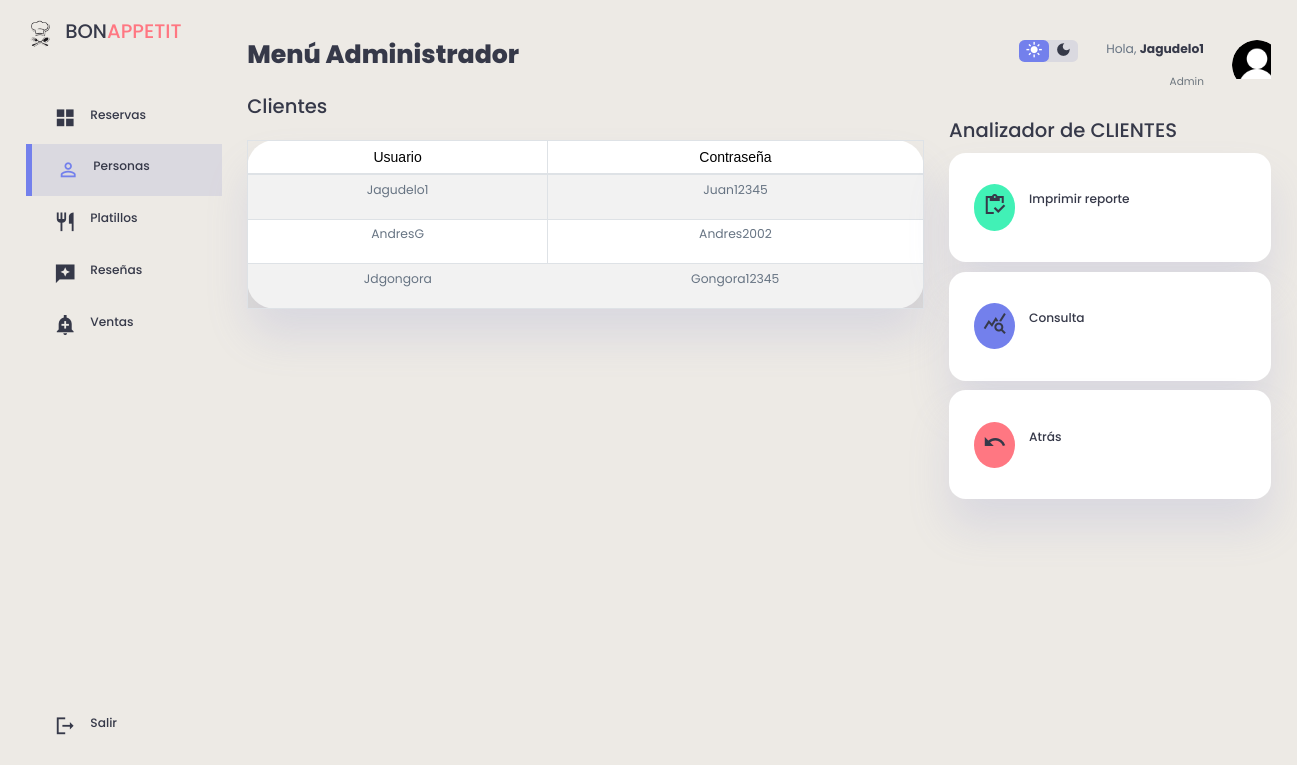
/clientes/usuarios.php (signed in), run on the app's committed database.
### tables this page shows
CREATE TABLE `clientes` (
  `id_cliente` int(11) NOT NULL,
  `Documento` int(11) NOT NULL,
  `Nombres` varchar(100) DEFAULT NULL,
  `Apellidos` varchar(100) DEFAULT NULL,
  `Correo_Electronico` varchar(300) DEFAULT NULL,
  `Celular` varchar(11) NOT NULL,
  `Fecha` date DEFAULT NULL,
  `Usuario` varchar(100) DEFAULT NULL,
  `Contrasena` varchar(400) DEFAULT NULL,
  `Foto` mediumblob DEFAULT NULL,
  `id_rol` int(11) NOT NULL DEFAULT 2
);

### clientes/usuarios.php (the view, shortened to what this page needs)
<?php
    include("../db/conexion.php");
    $datos= "SELECT * FROM clientes";
?>
<!DOCTYPE html>
<html lang="en">
<head>
    <link rel="stylesheet" href="https://cdnjs.cloudflare.com/ajax/libs/twitter-bootstrap/4.1.3/css/bootstrap.css">
    <link rel="stylesheet" href="https://cdn.datatables.net/1.10.20/css/dataTables.bootstrap4.min.css">
    <link href="https://cdnjs.cloudflare.com/ajax/libs/font-awesome/5.13.0/css/all.min.css" rel="stylesheet">
    <link rel="stylesheet"a href="../clientes/stylec.css">
</head>
<body>
<div class="content">
<div class="container1">
    <aside>
        <div class="top1">
            <div class="logo">
                <img src="./imag/icon.png">
                <h2>BON<span class="danger">APPETIT</span></h2>
            </div>
        </div>
        <div class="sidebar">
            <a href="../admin/admin.php">
                    <span class="material-icons-sharp">grid_view</span>
                    <h3>Reservas</h3>
            </a>
            <a href="../clientes/clientes.php"  class="active">
                <span class="material-icons-sharp">person_outline</span>
                <h3>Personas</h3>
            </a>
            <a href="../platillos/platillos.php">
                    <span class="material-icons-sharp">restaurant</span>
                    <h3>Platillos</h3>
               </a>
            <a href="../resenas/resenas.php">
                <span class="material-icons-sharp">reviews</span>
                <h3>Reseñas</h3>
            </a>
            <a href="../ventas/ventas.php">
                    <span class="material-icons-sharp">add_alert</span>
                    <h3>Ventas</h3>
                </a>
            <a href="../view/cerrar_sesion.php">
                <span class="material-icons-sharp">logout</span>
                <h3>Salir</h3>
            </a>
        </div>
    </aside>
    <main>
    <h1>Menú Administrador</h1>
        <br>
        <div class="recent-orders">
            <h2>Clientes</h2>
            <table id="tablax" border="0" cellspacing="5" cellpadding="5" class="table table-striped table-bordered" style="width:100%">
            <div class="container2" style="margin-top: 10px;padding: 5px">
                <thead>
                            <tr>
                                <td> <font face="Arial">Usuario</font> </td>
                                <td> <font face="Arial">Contraseña</font> </td>
                            </tr>
                            </thead>
            </div>
                <tbody>
                            <?php foreach ($conexion -> query($datos) as $row) {
                        ?>
                                <tr>
                                    <td><p><?php echo $row['Usuario'] ?></p></td>
                                    <td><p><?php echo $row['Contrasena'] ?></p></td>
                                </tr>
                        <?php
                        }
                    ?>
                </tbody>
        </table>
        </div>
    </main>
    <div class="right">
        <div class="top">
            <div class="theme-toggler">
                <span class="material-icons-sharp active">light_mode</span>
                <span class="material-icons-sharp">dark_mode</span>
            </div>
            <div class="profile">
                <div class="info">
                <p>Hola, <b><?php echo $_SESSION['usuario']; ?></b></p>
                    <small class="text-muted">Admin</small>
                </div>
                <div class="profile-photo">
                    <img src="./imag/user.png">
                </div>
            </div>
        </div>
        <div class="sales-analytics">
            <h2>Analizador de CLIENTES</h2>
            <div class="item customers">
                <div class="icon">
                    <a href="../reportesusu/index.php"> <span class="material-icons-sharp">inventory</span> </a>
                </div>
                <div class="right">
                    <div class="info">
                        <h3>Imprimir reporte</h3>
                    </div>
                </div>
            </div>
            <div class="item online">
                <div class="icon">
                    <a href="#"><span class="material-icons-sharp">query_stats</span></a>
                </div>
                <div class="right">
                    <div class="info">
                        <h3>Consulta</h3>
                    </div>
                </div>
            </div>
            <div class="item offline">
                <div class="icon">
                    <a href="../clientes/clientes.php"><span class="material-icons-sharp">undo</span></a>
                </div>
                <div class="right">
                    <div class="info">
                        <h3>Atrás</h3>
                    </div>
                </div>
            </div>
        </div>
    </div>
</div>
</div>
</body>
</html>

### clientes/stylec.css (style rules this page uses)
:root { --color-primary:#7380ec; --color-danger:#ff7782; --color-success:#41f1b6; --color-warning:#ffbb55; --color-white:#fff; --color-info-dark:#000000; --color-info-light: #dce1eb; --color-dark:#363949; --color-light:rgba(132,139,200,0.18); --color-primary-variant:#111e88; --color-dark-variant:#677483; --color-background:linear-gradient(to bottom, #EDEAE5, #EDEAE5); --color-tablas:#fff; --card-border-radius:2rem; --border-radius-1:0.4rem; --border-radius-2:0.8rem; --border-radius-3:1.2rem; --card-padding:1.8rem; --padding-1:1.2rem; --box-shadow: 0 2rem 3rem var(--color-light); }
* { margin:0; padding:0; outline:0; appearance:none; border:0; text-decoration:none; list-style:none; box-sizing:border-box; }
html { font-size:14px; }
body { width: 100vw; height: 107vh; font-family: poppins, sans-serif; font-size:0.88rem; background: var(--color-background); user-select: none; overflow-x: hidden; color: var(--color-dark); margin-top: 20px; }
.container1 { display: grid; width: 96%; margin: 0 auto; gap: 1.8rem; grid-template-columns: 14rem auto 23rem; }
a { color: var(--color-dark); }
th,td { padding: 0.4rem !important; }
img { width: 50px; height: 50px; border-radius: 50px; }
h1 { font-weight:800; font-size:1.8rem; }
h2 { font-size:1.4rem; }
h3 { font-size:0.87rem; color: var(--color-dark); }
small { font-size: 0.75rem; }
.profile-photo { width: 2.8rem; height: 2.8rem; overflow: hidden; }
.text-muted { color: var(--color-info-dark); }
p { color: var(--color-dark-variant); }
b { color: var(--color-dark); }
.danger { color: var(--color-danger); }
aside { height: 100vh; }
aside .logo { display: flex; gap: 0.8rem; }
aside .logo img { width: 2rem; height: 2rem; }
font { color: var(--color-info-dark); font-size: 1rem; margin-top: 10px; }
aside .sidebar { display: flex; flex-direction: column; height: 86vh; position: relative; top: 3rem; }
aside h3 { font-weight: 500; }
aside .sidebar a { display: flex; color: var(--color-info-dark); margin-left: 2rem; gap: 1rem; align-items: center; position: relative; height: 3.7rem; transition: all 300ms ease; }
aside .sidebar a span { font-size: 1.6rem; transition: all 300ms ease; color: var(--color-dark); }
aside .sidebar a:last-child { position: absolute; bottom: 2rem; width: 100%; }
aside .sidebar a.active { background: var(--color-light); color: var(--color-primary); margin-left: 0; }
aside .sidebar a.active::before { content: ""; width: 6px; height: 100%; background: var(--color-primary); }
aside .sidebar a.active span { color: var(--color-primary); margin-left: calc(1rem - 3px); }
main { margin-top: 1.4rem; }
main .recent-orders h2 { margin-bottom: 0.8rem; }
main .recent-orders table { background: var(--color-tablas); width: 100%; border-radius: var(--card-border-radius); padding: var(--card-padding); text-align: center; box-shadow: var(--box-shadow); transition: all 500ms ease; }
main table tbody { height: 30px; margin-top: -30px; }
main table tbody td { height: 2.8rem; border-bottom: 1px solid var(--color-light); color: var(--color-dark-variant); }
main table tbody tr:last-child td { border: none; }
.right { margin-top: 1.4rem; height: 50px; }
.right .top { display: flex; justify-content: end; gap: 2rem; }
.right .theme-toggler { background: var(--color-light); display: flex; justify-content: space-between; align-items: center; height: 1.6rem; width: 4.2rem; cursor: pointer; border-radius: var(--border-radius-1); }
.right .theme-toggler span { font-size: 1.2rem; width: 50%; height: 100%; display: flex; align-items: center; justify-content: center; }
.right .theme-toggler span.active { background: var(--color-primary); color: white; border-radius: var(--border-radius-1); }
.right .top .profile { display: flex; gap: 2rem; text-align: right; }
.right .sales-analytics { margin-top: 2rem; }
.right .sales-analytics h2 { margin-bottom: 0.8rem; }
.right .sales-analytics .item { background: var(--color-tablas); display: flex; align-items: center; gap: 1rem; margin-bottom: 0.7rem; padding: 1.4rem var(--card-padding); border-radius: var(--border-radius-3); box-shadow: var(--box-shadow); transition: all 300ms ease; }
.right .sales-analytics .item .icon { padding: 0.6rem; color: var(--color-tablas); border-radius: 50%; background: var(--color-primary); display: flex; }
.right .sales-analytics .item.offline .icon { background: var(--color-danger); }
.right .sales-analytics .item.customers .icon { background: var(--color-success); }
.content { display: none; }

### data on the page
clientes: Usuario "Jagudelo1", Contrasena "Juan12345"
clientes: Usuario "AndresG", Contrasena "Andres2002"
clientes: Usuario "Jdgongora", Contrasena "Gongora12345"

### other printed values
$_SESSION['usuario'] "Jagudelo1"
